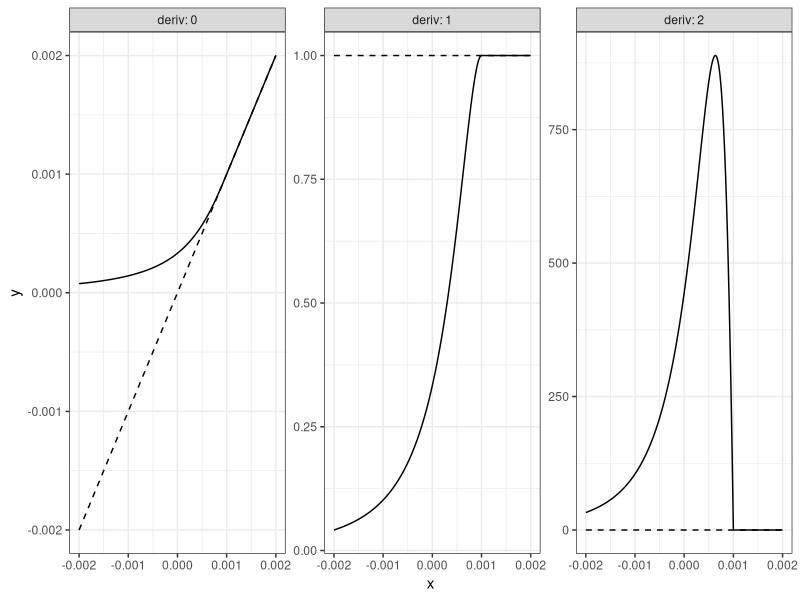
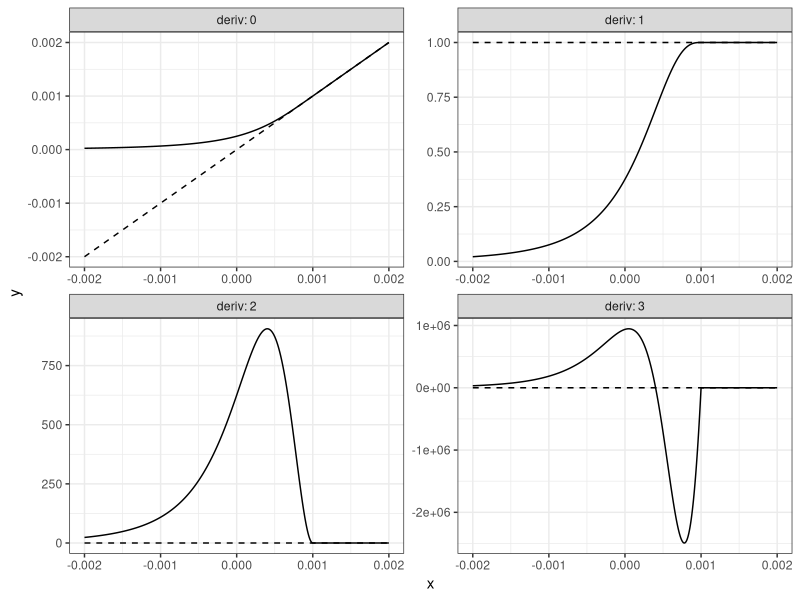
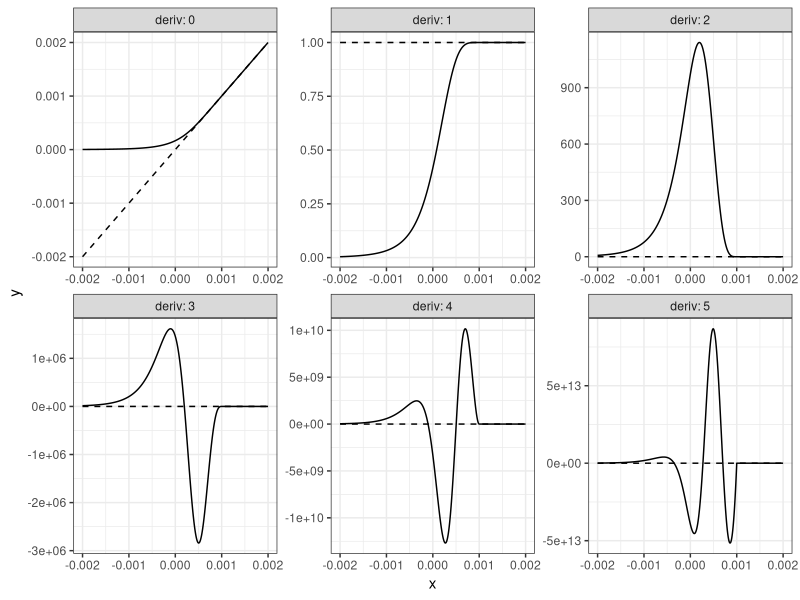
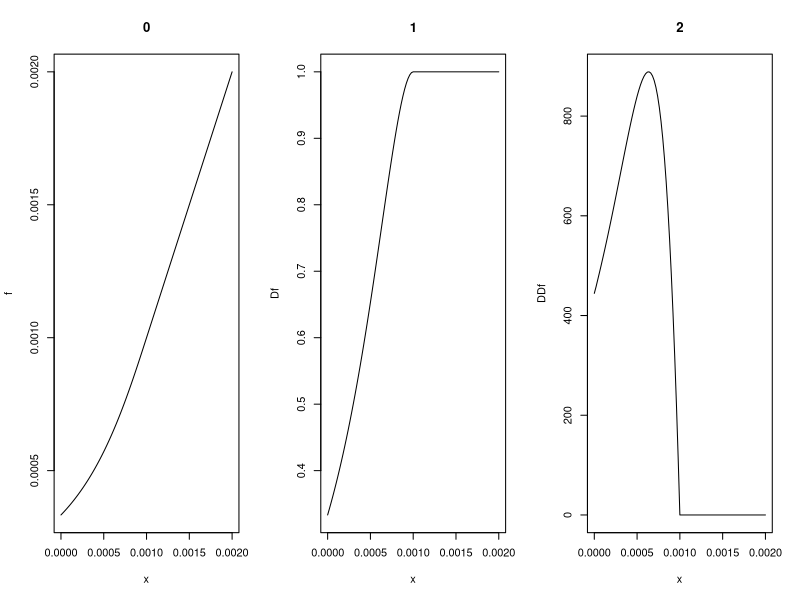

The R script that drew these images, in order:
## ---- chunk 1
f <- function(x,eps=0.001) {
    eps*(1/(1-(x-eps)/eps + (x-eps)^2/eps^2))
}
f(0.001)
library(numDeriv)
grad(f,0.001)
## not exactly zero but close enough ...
all.equal(drop(hessian(f,0.001)),0)
## ---- chunk 2
xvec <- seq(-0.002,0.002,length=601)
dfun <- function(f,xvec,eps=0.001,n) {
    gval <- switch(as.character(n), "0"=xvec, "1"=1, 0)
    e <- body(f)[[2]]
    for (i in seq_len(n)) {
        e <- D(e,name="x")
    }
    lval <- eval(e,list(x=xvec))
    return(ifelse(xvec<eps,lval,gval))
}

mkderivs <- function(f,maxd=3) {
    return(purrr::map_dfr(setNames(0:maxd,0:maxd),
                          ~tibble::tibble(x=xvec,y=dfun(f,xvec,n=.)),
                          .id="deriv"))
}

mkcomp <- function(maxd=3) {
    return(purrr::map_dfr(setNames(0:maxd,0:maxd),
                          ~tibble::tibble(x=xvec,
                                          y=dplyr::case_when(.==0 ~ xvec,
                                                      .==1 ~ 1,
                                                      TRUE ~ 0)),
                          .id="deriv"))
}

library(ggplot2); theme_set(theme_bw())

plotfun <- function(f,maxd=2,xvec=xvec) {
    dd <- mkderivs(f,maxd)
    cc <- mkcomp(maxd)
    return(ggplot(dd, aes(x,y))
           + geom_line()
           + geom_line(data=cc,linetype=2)
           + facet_wrap(~deriv,scale="free",
                        labeller=label_both)
           )
}

print(plotfun(f))
## ---- chunk 3
f <- function(x,eps=0.001) {
    eps*(1/(1-(x-eps)/eps + (x-eps)^2/eps^2 - (x-eps)^3/eps^3))
}
print(plotfun(f,3))
## ---- chunk 4
f <- function(x,eps=0.001) {
    eps*(1/(1-(x-eps)/eps + (x-eps)^2/eps^2 - (x-eps)^3/eps^3
        + (x-eps)^4/eps^4 - (x-eps)^5/eps^5))
}
print(plotfun(f,5))
## ---- chunk 5
library(numDeriv)

f<-Vectorize(
    function(x, eps=0.001, n=2){
        if(x<eps){
            eps / sum( (-1)^(0:n)*((x-eps)^(0:n))/(eps^(0:n)))
        }else{
            x
        }
    }
)

Df <- function(x)grad(f,x)
DDf <- function(x)grad(Df,x)
par(mfrow=c(1,3))
from <- 0.001-0.001
to <- 0.001+0.001
plot(f,from,to, main=0)
plot(Df,from,to, main=1)
plot(DDf,from,to, main=2)
